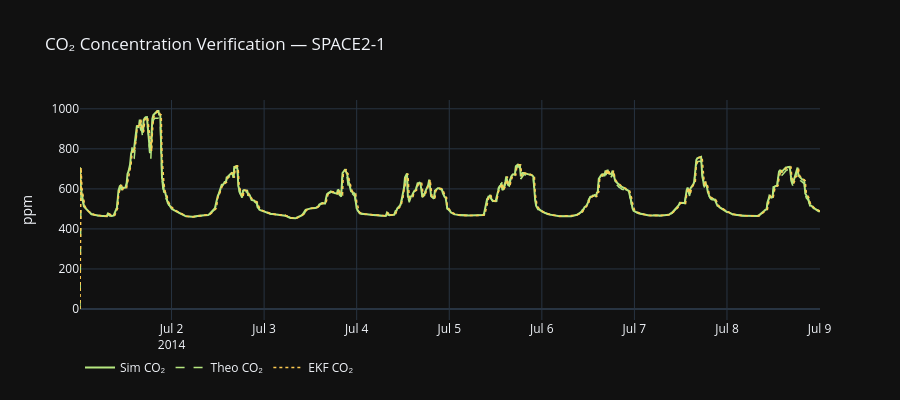

The cell this chart's notebook holds for it:
### Markdown cell above
## 3 · CO₂ Verification (C_in)

### Code cell
fig = go.Figure()
t = df['Datetime']

fig.add_trace(go.Scatter(x=t, y=df[f'{ZONE}_CO2_ppm'],
    name='Sim CO₂', line=dict(color='#B6E880', width=2)))
fig.add_trace(go.Scatter(x=t, y=df[f'{ZONE}_C_in_theo'],
    name='Theo CO₂', line=dict(color='#B6E880', width=1.5, dash='dash')))
fig.add_trace(go.Scatter(x=t, y=df[f'{ZONE}_C_in_est'],
    name='EKF CO₂', line=dict(color='#FECB52', width=1.5, dash='dot')))

fig.update_layout(template='plotly_dark', height=400,
    title=f'CO₂ Concentration Verification — {ZONE}',
    yaxis_title='ppm',
    legend=dict(orientation='h', y=-0.15))
fig.show()

### Figure 1 — Plotly figure (JSON) as saved in the notebook; plotly's stock layout.template omitted (floating-point values rounded to 4 significant figures; data arrays with more than 128 entries replaced by an {"elided": "..."} marker saying what was removed)
{"data": [{"line": {"color": "#B6E880", "width": 2}, "name": "Sim CO₂", "type": "scatter", "x": {"elided": "768 str values"}, "y": {"elided": "768 float values"}}, {"line": {"color": "#B6E880", "dash": "dash", "width": 1.5}, "name": "Theo CO₂", "type": "scatter", "x": {"elided": "768 str values"}, "y": {"elided": "768 float values"}}, {"line": {"color": "#FECB52", "dash": "dot", "width": 1.5}, "name": "EKF CO₂", "type": "scatter", "x": {"elided": "768 str values"}, "y": {"elided": "768 float values"}}], "layout": {"height": 400, "legend": {"orientation": "h", "y": -0.15}, "title": {"text": "CO₂ Concentration Verification — SPACE2-1"}, "yaxis": {"title": {"text": "ppm"}}}}
